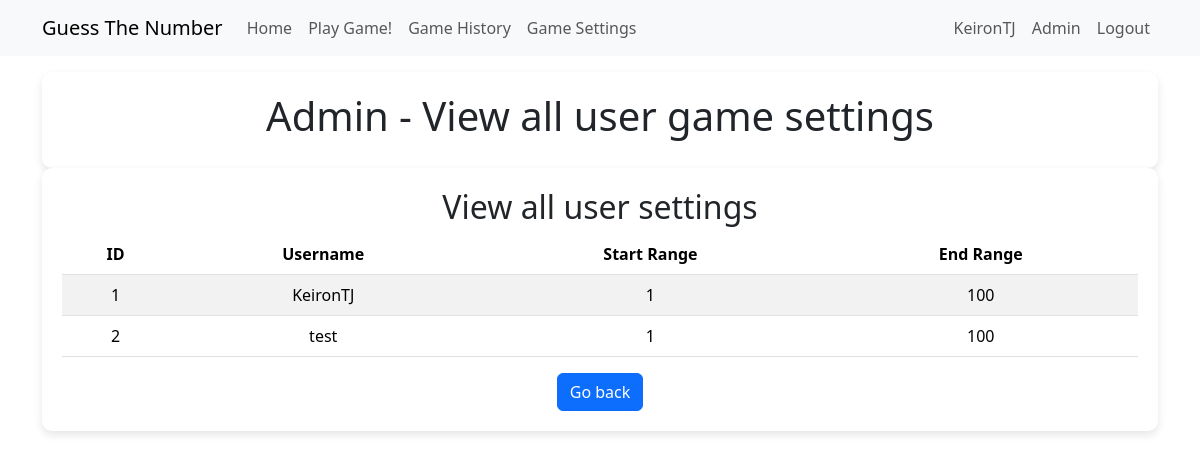
/admin_game_settings (signed in), run on the app's committed database.
### app/models.py (models this page shows, shortened)
class User(UserMixin, db.Model):
    id = db.Column(Integer, primary_key=True)
    username = db.Column(String(64), index=True, unique=True)
    email = db.Column(String(120), index=True, unique=True)
    password_hash = db.Column(String(256))
    guesses = so.relationship('GuessTheNumberHistory', back_populates='user')
    guess_settings = so.relationship('GuessTheNumberSettings', back_populates='user')
    roles = so.relationship('Role', secondary='user_roles', back_populates='users')
    def is_admin(self):
        return 'admin' in [role.name for role in self.roles]

class GuessTheNumberSettings(db.Model):
    id = db.Column(Integer, primary_key=True)
    user_id = db.Column(Integer, db.ForeignKey('user.id'))
    start_range = db.Column(Integer, default=1)
    end_range = db.Column(Integer, default=100)
    user = so.relationship('User', back_populates='guess_settings')

### app/admin/routes.py (the view)
@bp.route('/admin_game_settings', methods=['GET', 'POST'])
@login_required
@admin_required
def admin_game_settings():
    game_settings = db.session.query(GuessTheNumberSettings).all()
    return render_template('admin/admin_game_settings.html',
                           title='Admin Game Settings',
                           game_settings=game_settings)

### app/models.py (called while the page is built)
@login.user_loader
def load_user(id):
    return db.session.get(User, int(id))

### app/templates/admin/admin_game_settings.html
{% extends "main/base.html" %}
{% block content %}
<div class="customdiv">
    <h1>Admin - View all user game settings</h1>
</div>
<div class="customdiv">
    <h2>View all user settings</h2>
    <table class="table table-striped">
        <thead>
            <tr>
                <th>ID</th>
                <th>Username</th>
                <th>Start Range</th>
                <th>End Range</th>
            </tr>
        </thead>
        <tbody>
            {% for settings in game_settings %}
                <tr>
                    <td>{{ settings.id }}</td>
                    <td>{{ settings.user.username }}</td>
                    <td>{{ settings.start_range }}</td>
                    <td>{{ settings.end_range }}</td>
                </tr>
            {% endfor %}
        </tbody>
    </table>
    <a href="{{ url_for('admin.admin_home') }}" class="btn btn-primary">Go back</a>
</div>
{% endblock %}

### app/templates/main/base.html (shortened to what this page needs)
<!doctype html>
<html lang="en">
<head>
    <link href="https://cdn.jsdelivr.net/npm/bootstrap@5.3.2/dist/css/bootstrap.min.css"
          rel="stylesheet"
>
    <link rel="stylesheet" href="{{ url_for('static', filename='style.css') }}">
</head>
<body>
    <nav class="navbar navbar-expand-lg bg-body-tertiary">
        <div class="container">
            <a class="navbar-brand" href="{{ url_for('game.guess_the_number') }}">Guess The Number</a>
            <div class="collapse navbar-collapse" id="navbarSupportedContent">
                <ul class="navbar-nav me-auto mb-2 mb-lg-0">
                    <li class="nav-item">
                        <a class="nav-link" aria-current="page" href="{{ url_for('main.index') }}">Home</a>
                    </li>
                    <li class="nav-item">
                        <a class="nav-link" aria-current="page" href=" {{ url_for('game.guess_the_number')}}">Play Game!</a>
                    </li>
                    <li class="nav-item">
                        <a class="nav-link" aria-current="page" href=" {{ url_for('game.guess_the_number_history') }}">Game History</a>
                    </li>
                    <li class="nav-item">
                        <a class="nav-link" aria-current="page" href="{{ url_for('game.guess_the_number_settings') }}">Game Settings</a>
                    </li>
                </ul>
                <ul class="navbar-nav mb-2 mb-lg-0">
                    {% if current_user.is_anonymous %}
                        <li class="nav-item">
                            <a class="nav-link" aria-current="page" href="{{ url_for('auth.login') }}"">Login</a>
                        </li>
                    {% else %}
                        <li class="nav-item">
                            <a class="nav-link" aria-current="page" href="{{ url_for('main.index')}} ">{{ current_user.username }}</a>
                        </li>
                        {% if current_user.is_admin() %}
                            <li class="nav-item">
                                <a class="nav-link" aria-current="page" href="{{ url_for('admin.admin_home') }}">Admin</a>
                            </li>
                        {% endif %}
                        <li class="nav-item">
                            <a class="nav-link" aria-current="page" href="{{ url_for('auth.logout')}} ">Logout</a>
                        </li>
                    {% endif %}
                </ul>
            </div>
        </div>
    </nav>
    <div class="container mt-3">
        {% block content %}{% endblock %}
    </div>
</body>
</html>

### app/static/style.css (style rules this page uses)
.customdiv { background-color: white; padding: 20px; border-radius: 10px; box-shadow: 0 4px 8px rgba(0,0,0,0.1); text-align: center; }

### data on the page
User: username "KeironTJ"
GuessTheNumberSettings: id "1", user.username "KeironTJ", start_range "1", end_range "100"
GuessTheNumberSettings: id "2", user.username "test", start_range "1", end_range "100"
